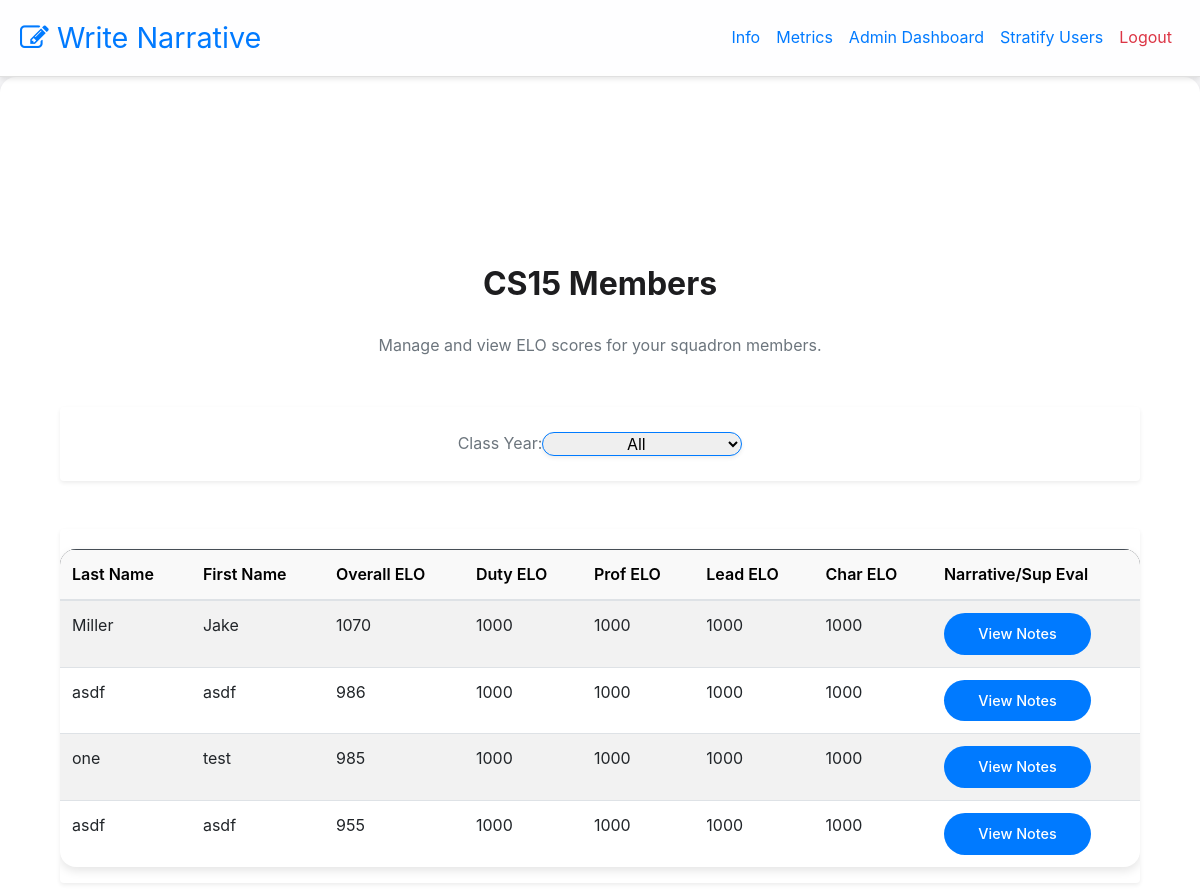
/admin-dashboard (signed in), run on the app's committed database.
### website/models.py (models this page shows)
class Stratification(db.Model):
    id = db.Column(db.Integer, primary_key=True)
    overall_elo = db.Column(db.Integer)
    duty_perform_elo = db.Column(db.Integer)
    professionalism_elo = db.Column(db.Integer)
    leadership_elo = db.Column(db.Integer)
    character_elo = db.Column(db.Integer)
    num_comparisons = db.Column(db.Integer, default=0) #used to balance user comparisons
    comparison_history = db.Column(JSON, default=list)  # New field to track comparisons
    user_id = db.Column(db.Integer, db.ForeignKey('user.id'))

class User(db.Model, UserMixin):
    id = db.Column(db.Integer, primary_key=True)
    email = db.Column(db.String(150), unique=True)
    password = db.Column(db.String(150))
    first_name = db.Column(db.String(150))
    last_name = db.Column(db.String(150))
    notes = db.relationship('Note')
    supervisor_notes = db.relationship('Supervisor_Notes')
    feedback = db.relationship('Feedback')
    stratification = db.relationship('Stratification')
    info = db.relationship('Info')

### website/views.py (the view)
@views.route('/admin-dashboard', methods=['GET'])
@login_required
def admin_dashboard():
    class_year = request.args.get('class_year', type=int)
    admin_info = Info.query.filter_by(user_id=current_user.id).first()
    if not admin_info:  # Ensure the current user is an admin
        return "Unauthorized Access", 403
    query = db.session.query(
        User.first_name,
        User.last_name,
        Stratification.overall_elo,
        Stratification.duty_perform_elo,
        Stratification.professionalism_elo,
        Stratification.leadership_elo,
        Stratification.character_elo,
        Note.data.label("note_data"),
        Supervisor_Notes.data.label("supervisor_data")
    ).join(Info, User.id == Info.user_id) \
        .join(Stratification, User.id == Stratification.user_id, isouter=True) \
        .join(Note, User.id == Note.user_id, isouter=True) \
        .join(Supervisor_Notes, User.id == Supervisor_Notes.user_id, isouter=True) \
        .filter(Info.squadron == admin_info.squadron)
    print(class_year)
    if class_year:
        query = query.filter(Info.class_year == class_year)
    users = query.order_by(Stratification.overall_elo.desc().nullslast(), User.last_name, User.first_name).all()
    return render_template("admin_dashboard.html", users=users, squadron=admin_info.squadron, class_year=class_year)

### website/templates/admin_dashboard.html (shortened to what this page needs)
{% extends "base.html" %}
{% block content %}
<div class="container mt-5">
    <div class="text-center mb-5">
        <h1>
            CS{{ squadron }} Members
        </h1>
        <p class="text-muted">Manage and view ELO scores for your squadron members.</p>
    </div>
    <div class="d-flex justify-content-center align-items-center mb-5 gap-4 p-4 rounded shadow-sm"
     style="background-color: transparent;">
        <label for="classYearDropdown" class="form-label fw-bold mb-0 text-secondary">Class Year:</label>
        <select id="classYearDropdown"
                class="form-select w-auto rounded-pill shadow-sm border-primary text-center"
                style="min-width: 200px;"
                onchange="filterUsers()">
            <option value="" {% if class_year is none %}selected{% endif %}>  All</option>
        </select>
    </div>
    <div id="userTable">
        {% if users %}
            <div class="table-responsive shadow-sm rounded">
                <table class="table table-striped table-hover align-middle">
                    <thead class="table-dark">
                        <tr>
                            <th>Last Name</th>
                            <th>First Name</th>
                            <th>Overall ELO</th>
                            <th>Duty ELO</th>
                            <th>Prof ELO</th>
                            <th>Lead ELO</th>
                            <th>Char ELO</th>
                            <th>Narrative/Sup Eval</th>
                        </tr>
                    </thead>
                    <tbody>
                        {% for user in users %}
                            <tr>
                                <td>{{ user.last_name }}</td>
                                <td>{{ user.first_name }}</td>
                                <td>{{ user.overall_elo if user.overall_elo is not none else 'N/A' }}</td>
                                <td>{{ user.duty_perform_elo if user.duty_perform_elo is not none else 'N/A' }}</td>
                                <td>{{ user.professionalism_elo if user.professionalism_elo is not none else 'N/A' }}</td>
                                <td>{{ user.leadership_elo if user.leadership_elo is not none else 'N/A' }}</td>
                                <td>{{ user.character_elo if user.character_elo is not none else 'N/A' }}</td>
                                <td colspan="2">
                                    <button class="btn btn-outline-primary-black btn-sm rounded-pill" style = "width: 80%"
                                            onclick="showNoteModal(`{{ user.note_data }}`, `{{ user.supervisor_data }}`)">
                                        View Notes
                                    </button>
                                </td>
                            </tr>
                        {% endfor %}
                    </tbody>
                </table>
            </div>
        {% else %}
            <div class="alert alert-warning text-center">No users found</div>
        {% endif %}
    </div>
</div>
{% endblock %}

### website/templates/base.html (shortened to what this page needs)
<!DOCTYPE html>
<html lang="en">
  <head>
    <link
      rel="stylesheet"
      href="https://stackpath.bootstrapcdn.com/bootstrap/4.4.1/css/bootstrap.min.css"
    />
    <link
      rel="stylesheet"
      href="https://stackpath.bootstrapcdn.com/font-awesome/4.7.0/css/font-awesome.min.css"
    />
    <link rel="stylesheet" href="{{ url_for('static', filename='css/styles.css') }}">
  </head>
  <body>
    <nav class="navbar navbar-expand-lg">
      <a class="navbar-brand" href="/">
        <i class="fa fa-pencil-square-o text-blue"></i>&nbsp;
        <span class="text-blue">Write Narrative</span>
      </a>
      <div class="collapse navbar-collapse" id="navbar">
        <div class="navbar-nav ml-auto">
          {% if user.is_authenticated and info and info.admin is not none %}
          <a class="nav-item nav-link" href="/info">Info</a>
              <a class="nav-item nav-link" href="/metrics">Metrics</a>
          <a class="nav-item nav-link" href="/admin-dashboard">Admin Dashboard</a>
          <a class="nav-item nav-link" href="/select-phase">Stratify Users</a>
          <a class="nav-item nav-link text-danger" href="/logout">Logout</a>
          {% elif user.is_authenticated %}
          <a class="nav-item nav-link" href="/metrics">Metrics</a>
          <a class="nav-item nav-link" href="/info">Info</a>
          <a class="nav-item nav-link text-danger" href="/logout">Logout</a>
          {% else %}
          <a class="nav-item nav-link" href="/login">Login</a>
          <a class="nav-item nav-link" href="/sign-up">Sign Up</a>
          {% endif %}
        </div>
      </div>
    </nav>
    <div class="content container">
        <div class="container">{% block content %} {% endblock %}</div>
  </body>
</html>

### website/static/css/styles.css (style rules this page uses)
* { margin: 0; padding: 0; box-sizing: border-box; }
body { font-family: -apple-system, BlinkMacSystemFont, "Segoe UI", "Helvetica Neue", Arial, sans-serif; font-size: 16px; background-color: #f5f5f7; color: #333333; line-height: 1.6; margin: 0; padding: 0; }
.navbar { display: flex; justify-content: space-between; align-items: center; flex-wrap: wrap; background-color: rgba(255, 255, 255, 0.95); padding: 10px 20px; position: relative; border-bottom: 1px solid #e0e0e0; box-shadow: 0 2px 5px rgba(0, 0, 0, 0.1); z-index: 100; }
.navbar-brand { font-size: 1.8rem; color: #1d1d1f; display: flex; align-items: center; }
button, .btn { background-color: #007aff; color: #ffffff; font-size: 0.9rem; font-weight: 500; padding: 10px 20px; border-radius: 12px; border: none; cursor: pointer; transition: all 0.3s ease-in-out; }
.content { padding: 40px 20px; background: #ffffff; border-radius: 16px; box-shadow: 0px 4px 10px rgba(0, 0, 0, 0.1); margin: 20px auto; max-width: 1000px; }
h1, h2, h3, h4 { font-weight: 600; color: #1d1d1f; margin: 20px 0; }
h1 { font-size: 2rem; }
table { width: 100%; border-collapse: collapse; margin: 20px 0; background: #ffffff; border-radius: 16px; box-shadow: 0px 4px 10px rgba(0, 0, 0, 0.1); overflow: hidden; }
table th { background-color: #f9f9f9; font-weight: 600; color: #000000; }
table th { background-color: #f9f9f9; font-weight: 600; }
a { color: #007aff; text-decoration: none; }
.container { max-width: 1200px; margin: 0 auto; padding: 40px 20px; }
.container h1 { font-size: 2rem; font-weight: bold; color: #1d1d1f; margin-bottom: 30px; text-align: center; }
.text-blue { color: #007aff; }

### data on the page
Stratification: last_name "Miller", first_name "Jake", overall_elo "1070", duty_perform_elo "1000", professionalism_elo "1000", leadership_elo "1000", character_elo "1000"
Stratification: last_name "asdf", first_name "asdf", overall_elo "986", duty_perform_elo "1000", professionalism_elo "1000", leadership_elo "1000", character_elo "1000"
Stratification: last_name "one", first_name "test", overall_elo "985", duty_perform_elo "1000", professionalism_elo "1000", leadership_elo "1000", character_elo "1000"
Stratification: last_name "asdf", first_name "asdf", overall_elo "955", duty_perform_elo "1000", professionalism_elo "1000", leadership_elo "1000", character_elo "1000"

### other printed values
{{ squadron }} "15"
